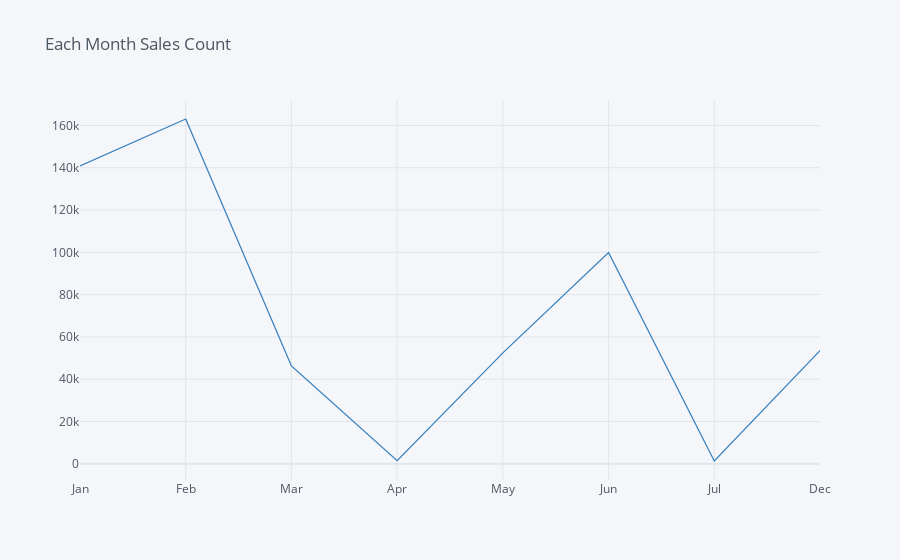

Source (notebook cell):
### Code cell
sale_month_counts =  df['sale_Month'].value_counts()
desired_month_order = ['Jan', 'Feb', 'Mar', 'Apr', 'May', 'Jun', 'Jul', 'Aug', 'Sep', 'Oct', 'Nov', 'Dec']

# Filter and reorder month labels based on list
plot_month_labels = [month for month in desired_month_order if month in sale_month_counts.index]
plot_month_counts = sale_month_counts[plot_month_labels]  # Reordered Series

plot_month_counts.iplot(kind='line', color='blue', title='Each Month Sales Count')

### Figure 1 — Plotly figure (JSON) as saved in the notebook; plotly's stock layout.template omitted (floating-point values rounded to 4 significant figures)
{"data": [{"line": {"color": "rgba(55, 128, 191, 1.0)", "dash": "solid", "shape": "linear", "width": 1.3}, "mode": "lines", "name": "sale_Month", "text": "", "type": "scatter", "x": ["Jan", "Feb", "Mar", "Apr", "May", "Jun", "Jul", "Dec"], "y": [140814, 163051, 46276, 1450, 52447, 99937, 1300, 53520]}], "layout": {"legend": {"bgcolor": "#F5F6F9", "font": {"color": "#4D5663"}}, "paper_bgcolor": "#F5F6F9", "plot_bgcolor": "#F5F6F9", "title": {"font": {"color": "#4D5663"}, "text": "Each Month Sales Count"}, "xaxis": {"gridcolor": "#E1E5ED", "showgrid": true, "tickfont": {"color": "#4D5663"}, "title": {"font": {"color": "#4D5663"}, "text": ""}, "zerolinecolor": "#E1E5ED"}, "yaxis": {"gridcolor": "#E1E5ED", "showgrid": true, "tickfont": {"color": "#4D5663"}, "title": {"font": {"color": "#4D5663"}, "text": ""}, "zerolinecolor": "#E1E5ED"}}}
